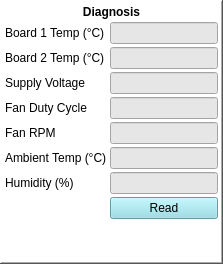
                    <widget class="QFrame" name="frame_7">
                     <property name="styleSheet">
                      <string notr="true">
background-color: rgb(255, 255, 255);
</string>
                     </property>
                     <property name="frameShape">
                      <enum>QFrame::WinPanel</enum>
                     </property>
                     <property name="frameShadow">
                      <enum>QFrame::Raised</enum>
                     </property>
                     <layout class="QGridLayout" name="gridLayout_15">
                      <property name="leftMargin">
                       <number>3</number>
                      </property>
                      <property name="topMargin">
                       <number>3</number>
                      </property>
                      <property name="rightMargin">
                       <number>3</number>
                      </property>
                      <property name="bottomMargin">
                       <number>3</number>
                      </property>
                      <property name="spacing">
                       <number>3</number>
                      </property>
                      <item row="0" column="0">
                       <layout class="QGridLayout" name="gridLayout_14">
                        <item row="4" column="1">
                         <widget class="QLineEdit" name="lineEdit_FanDuty">
                          <property name="sizePolicy">
                           <sizepolicy hsizetype="Preferred" vsizetype="Preferred">
                            <horstretch>0</horstretch>
                            <verstretch>0</verstretch>
                           </sizepolicy>
                          </property>
                          <property name="styleSheet">
                           <string notr="true">background-color: rgb(230, 230, 230);</string>
                          </property>
                         </widget>
                        </item>
                        <item row="5" column="0">
                         <widget class="QLabel" name="label_32">
                          <property name="text">
                           <string>Fan RPM</string>
                          </property>
                         </widget>
                        </item>
                        <item row="6" column="1">
                         <widget class="QLineEdit" name="lineEdit_TempDriver100">
                          <property name="sizePolicy">
                           <sizepolicy hsizetype="Preferred" vsizetype="Preferred">
                            <horstretch>0</horstretch>
                            <verstretch>0</verstretch>
                           </sizepolicy>
                          </property>
                          <property name="styleSheet">
                           <string notr="true">background-color: rgb(230, 230, 230);</string>
                          </property>
                         </widget>
                        </item>
                        <item row="2" column="0">
                         <widget class="QLabel" name="label_29">
                          <property name="text">
                           <string>Board 2 Temp (°C)</string>
                          </property>
                         </widget>
                        </item>
                        <item row="1" column="1">
                         <widget class="QLineEdit" name="lineEdit_TempLed100_1">
                          <property name="sizePolicy">
                           <sizepolicy hsizetype="Preferred" vsizetype="Preferred">
                            <horstretch>0</horstretch>
                            <verstretch>0</verstretch>
                           </sizepolicy>
                          </property>
                          <property name="styleSheet">
                           <string notr="true">background-color: rgb(230, 230, 230);</string>
                          </property>
                         </widget>
                        </item>
                        <item row="3" column="0">
                         <widget class="QLabel" name="label_30">
                          <property name="text">
                           <string>Supply Voltage</string>
                          </property>
                         </widget>
                        </item>
                        <item row="3" column="1">
                         <widget class="QLineEdit" name="lineEdit_Vin">
                          <property name="sizePolicy">
                           <sizepolicy hsizetype="Preferred" vsizetype="Preferred">
                            <horstretch>0</horstretch>
                            <verstretch>0</verstretch>
                           </sizepolicy>
                          </property>
                          <property name="styleSheet">
                           <string notr="true">background-color: rgb(230, 230, 230);</string>
                          </property>
                         </widget>
                        </item>
                        <item row="0" column="0" colspan="2">
                         <widget class="QLabel" name="label_27">
                          <property name="font">
                           <font>
                            <weight>75</weight>
                            <bold>true</bold>
                           </font>
                          </property>
                          <property name="text">
                           <string>Diagnosis</string>
                          </property>
                          <property name="alignment">
                           <set>Qt::AlignCenter</set>
                          </property>
                         </widget>
                        </item>
                        <item row="1" column="0">
                         <widget class="QLabel" name="label_28">
                          <property name="text">
                           <string>Board 1 Temp (°C)</string>
                          </property>
                         </widget>
                        </item>
                        <item row="5" column="1">
                         <widget class="QLineEdit" name="lineEdit_FanRPM">
                          <property name="sizePolicy">
                           <sizepolicy hsizetype="Preferred" vsizetype="Preferred">
                            <horstretch>0</horstretch>
                            <verstretch>0</verstretch>
                           </sizepolicy>
                          </property>
                          <property name="styleSheet">
                           <string notr="true">background-color: rgb(230, 230, 230);</string>
                          </property>
                         </widget>
                        </item>
                        <item row="8" column="1">
                         <widget class="QPushButton" name="pushButton_RamDiagnosis">
                          <property name="sizePolicy">
                           <sizepolicy hsizetype="Preferred" vsizetype="Preferred">
                            <horstretch>0</horstretch>
                            <verstretch>0</verstretch>
                           </sizepolicy>
                          </property>
                          <property name="styleSheet">
                           <string notr="true">background-color: rgb(139, 219, 229);

color: rgb(0, 0, 0);</string>
                          </property>
                          <property name="text">
                           <string>Read</string>
                          </property>
                         </widget>
                        </item>
                        <item row="6" column="0">
                         <widget class="QLabel" name="label_33">
                          <property name="text">
                           <string>Ambient Temp (°C)</string>
                          </property>
                         </widget>
                        </item>
                        <item row="4" column="0">
                         <widget class="QLabel" name="label_31">
                          <property name="text">
                           <string>Fan Duty Cycle</string>
                          </property>
                         </widget>
                        </item>
                        <item row="2" column="1">
                         <widget class="QLineEdit" name="lineEdit_TempLed100_2">
                          <property name="sizePolicy">
                           <sizepolicy hsizetype="Preferred" vsizetype="Preferred">
                            <horstretch>0</horstretch>
                            <verstretch>0</verstretch>
                           </sizepolicy>
                          </property>
                          <property name="styleSheet">
                           <string notr="true">background-color: rgb(230, 230, 230);</string>
                          </property>
                         </widget>
                        </item>
                        <item row="7" column="1">
                         <widget class="QLineEdit" name="lineEdit_HumidityDriver100">
                          <property name="sizePolicy">
                           <sizepolicy hsizetype="Preferred" vsizetype="Preferred">
                            <horstretch>0</horstretch>
                            <verstretch>0</verstretch>
                           </sizepolicy>
                          </property>
                          <property name="styleSheet">
                           <string notr="true">background-color: rgb(230, 230, 230);</string>
                          </property>
                         </widget>
                        </item>
                        <item row="7" column="0">
                         <widget class="QLabel" name="label_57">
                          <property name="text">
                           <string>Humidity (%)</string>
                          </property>
                         </widget>
                        </item>
                       </layout>
                      </item>
                      <item row="1" column="0">
                       <spacer name="verticalSpacer_3">
                        <property name="orientation">
                         <enum>Qt::Vertical</enum>
                        </property>
                        <property name="sizeHint" stdset="0">
                         <size>
                          <width>20</width>
                          <height>40</height>
                         </size>
                        </property>
                       </spacer>
                      </item>
                     </layout>
                    </widget>
